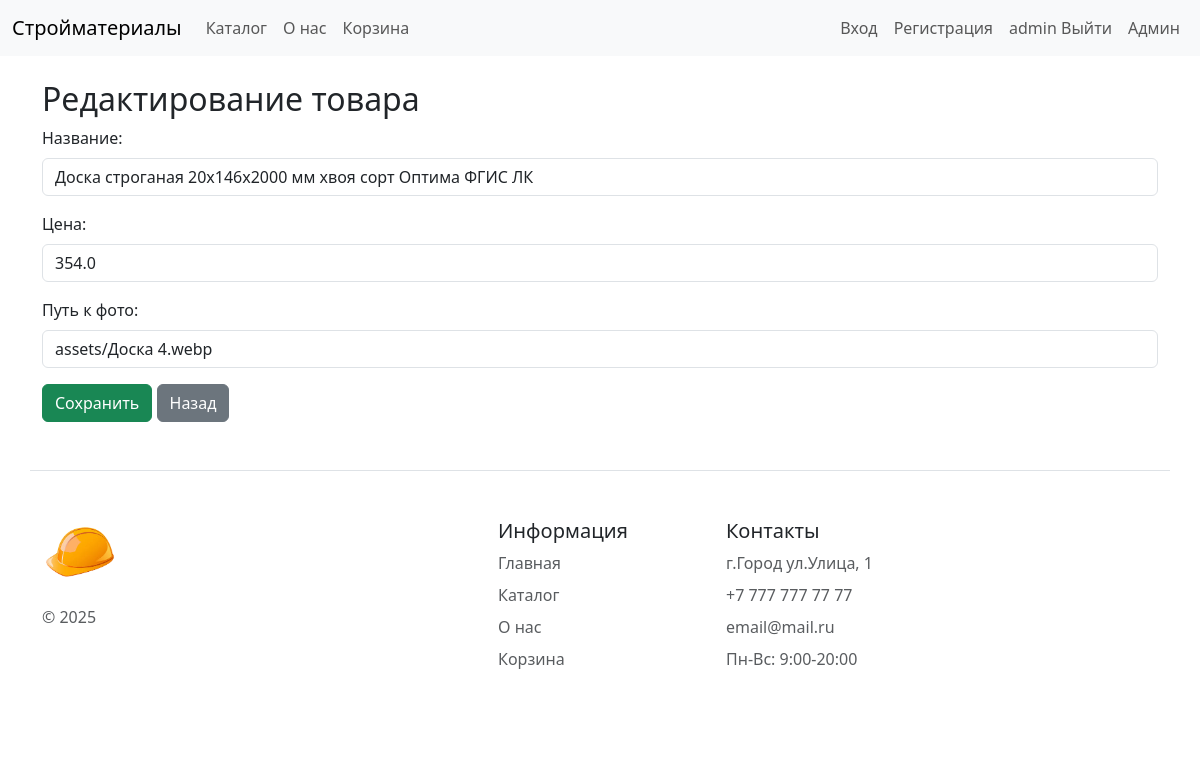
/admin/products/edit/4 (signed in), run on the app's committed database.
### tables this page shows
CREATE TABLE products (
            id INTEGER PRIMARY KEY AUTOINCREMENT,
            name TEXT NOT NULL,
            price REAL NOT NULL,
            image_url TEXT NOT NULL,
            created_at TIMESTAMP DEFAULT CURRENT_TIMESTAMP
        );

### app.py (the view, shortened to what this page needs)
@app.route('/admin/products/edit/<int:product_id>', methods=['GET', 'POST'])
def admin_edit_product(product_id):
    if session.get("role") != "admin":
        return "Доступ запрещён"
    with get_db_connection() as conn:
        product = conn.execute(
            'SELECT * FROM products WHERE id = ?',
            (product_id,)
        ).fetchone()
    if not product:
        return "Товар не найден", 404
    return render_template('admin_edit.html', product=dict(product))

### app.py (called while the page is built)
@contextmanager
def get_db_connection():
    conn = sqlite3.connect(app.config['DATABASE'])
    conn.row_factory = sqlite3.Row
    try:
        yield conn
        conn.commit()
    except Exception:
        conn.rollback()
        raise
    finally:
        conn.close()

@app.before_request
def before_request():
    if 'cart' not in session:
        session['cart'] = {}

### templates/admin_edit.html (shortened to what this page needs)
{% extends "base.html" %}
{% block content %}
<div class="container mt-4">
    <h2>{{ "Редактирование товара" if product else "Добавление товара" }}</h2>
    <form id="productForm" method="POST">
        <div class="mb-3">
            <label class="form-label">Название:</label>
            <input name="name" class="form-control" value="{{ product.name if product else '' }}" required>
        </div>
        <div class="mb-3">
            <label class="form-label">Цена:</label>
            <input type="number" name="price" class="form-control" step="0.01"
                   value="{{ product.price if product else '' }}" required>
        </div>
        <div class="mb-3">
            <label class="form-label">Путь к фото:</label>
            <input name="image_url" class="form-control" value="{{ product.image_url if product else '' }}">
        </div>
        <button class="btn btn-success">Сохранить</button>
        <a href="/admin/products" class="btn btn-secondary">Назад</a>
    </form>
</div>
{% endblock %}

### data on the page
products: name "Доска строганая 20x146x2000 мм хвоя сорт Оптима ФГИС ЛК", price "354.0", image_url "assets/Доска 4.webp"

### other printed values
{{ session.username }} "admin"
{{ "Редактирование товара" if product else "Добавление товара" }} "Редактирование товара"
